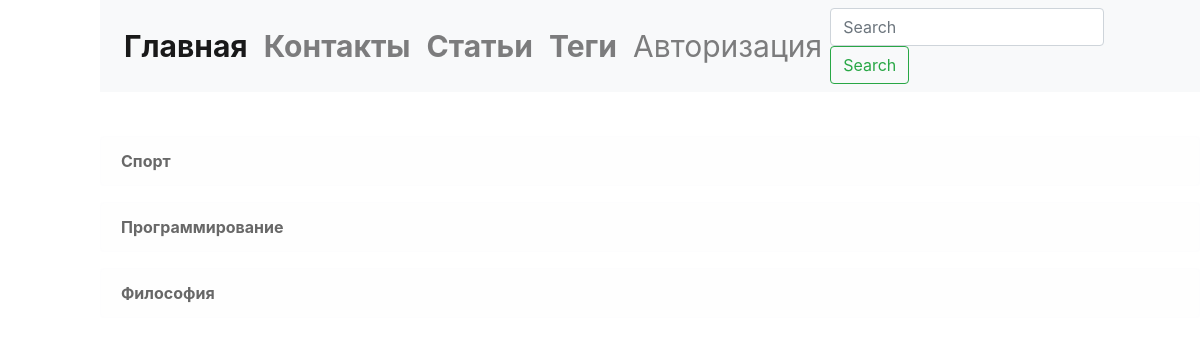
The page /tags/ on the database as committed earlier.
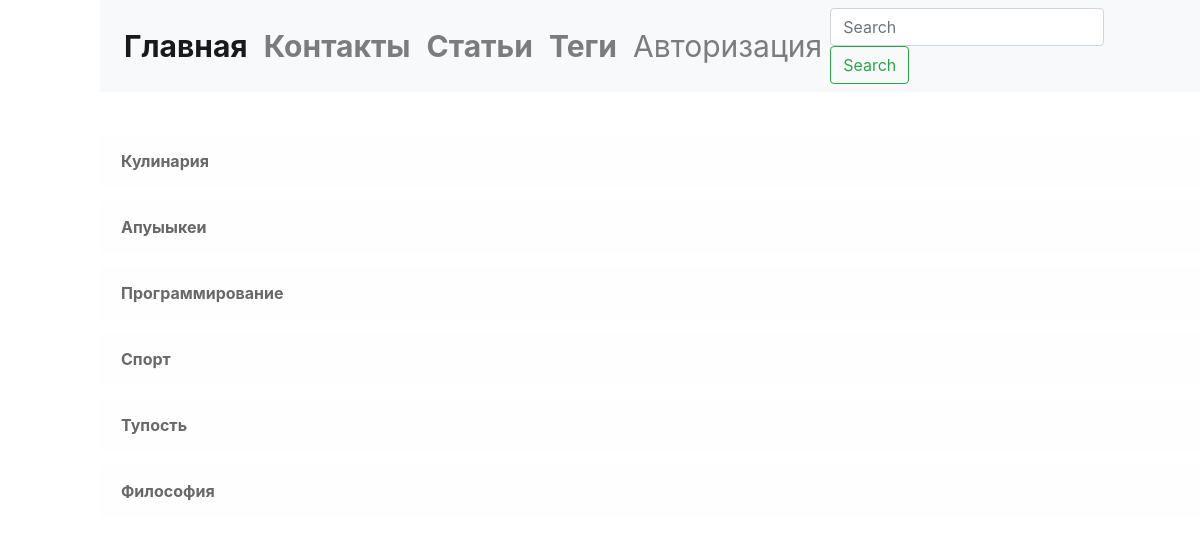
The same page on the database as committed later.
### Main/models.py (models this page shows)
class Tag(models.Model):
    name = models.CharField('Название', max_length=30, unique=True)
    slug = models.SlugField('URL', unique=True)
    author = models.ForeignKey('auth.User', on_delete=models.CASCADE,)
    def __str__(self):
        return self.name
    class Meta:
        verbose_name = 'Тег'
        verbose_name_plural = 'Теги'
        ordering = ["name"]

### Main/views.py (the view)
# urls.py: path('tags/', views.tag_index, name='tags'),
def tag_index(request):
    list_tags = Tag.objects.all()
    return render(request, 'teg/index.html', context={
        'list': sorted(list_tags.__iter__(), key=(lambda a: 100000-len(MyArticles.objects.filter(tag=a)))),
        'is_list_tag': True,
    })

### template/teg/index.html (shortened to what this page needs)
{% extends "layaut.html" %}
{% block content %}
      {% for tag in list  %}
          <div class="alert alert-light">
              <a href='{% url "main:tag_detail" slug=tag.slug %}' class="alert-link">{{tag}}</a>
          </div>
      {% endfor %}
{% endblock content %}

Rows that differ between the two databases and show on the page:
added Tag: name "Кулинария"
added Tag: name "Апуыыкеи"
shown differently, row unchanged: Tag "Программирование": moves up the list
added Tag: name "Тупость"
